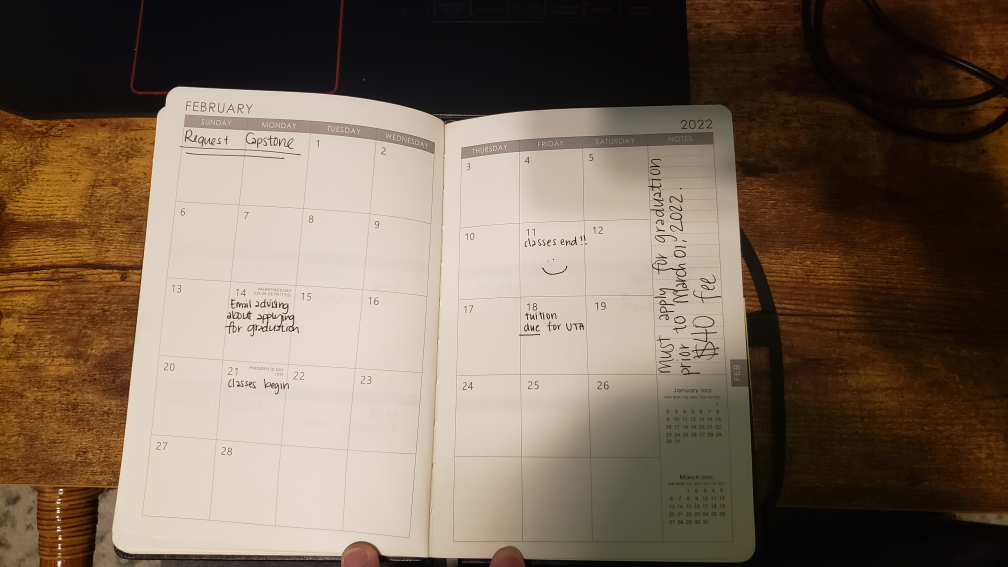
#> input picture backend/test2.jpg, 4032 x 2268 px (shown at 1/4 size)
$ python thresh.py
#> lines starting #> are read from the running program, lines starting #| are printed output that depends on the picture
# modified a canny viewer with sliders to show us adaptative threshold results with sliders

import cv2
import numpy as np
import matplotlib.pyplot as plt


def callback(x):
    print(x)


img = cv2.imread('test2.jpg', 0)  # read image as grayscale
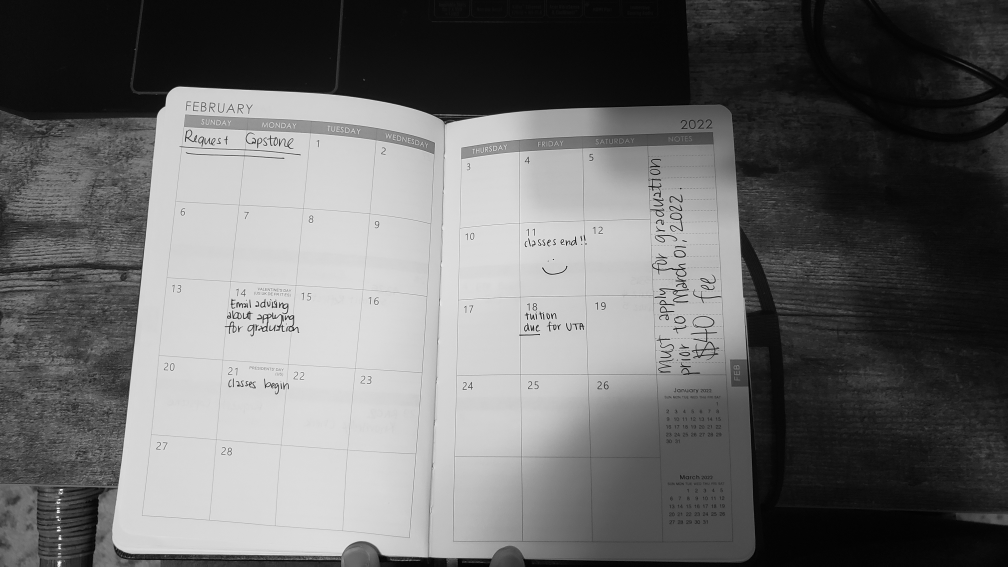
#> img: shape (2268, 4032) (shown at 1/4 size); min 0, max 255, mean 106.8
width = 500
height = 300
dim = (width, height)
img = cv2.resize(img, dim, interpolation=cv2.INTER_AREA)
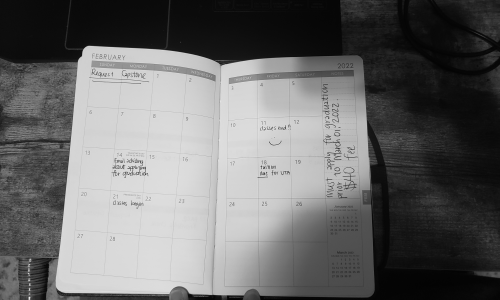
#> img: shape (300, 500); min 3, max 237, mean 106.8


canny = cv2.adaptiveThreshold(
    img, 255, cv2.ADAPTIVE_THRESH_GAUSSIAN_C, cv2.THRESH_BINARY_INV, 3, 5)
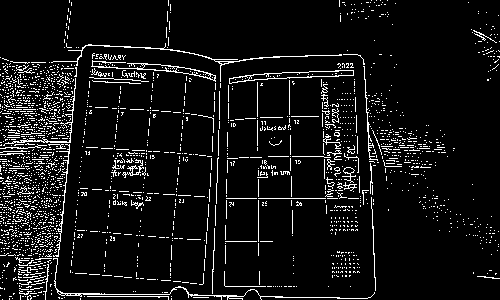
#> canny: shape (300, 500); 7.6% white in thin lines or dots

cv2.namedWindow('image')  # make a window with name 'image'
# lower threshold trackbar for window 'image
cv2.createTrackbar('L', 'image', 3, 255, callback)
# upper threshold trackbar for window 'image
cv2.createTrackbar('U', 'image', 3, 255, callback)

while(1):
    numpy_horizontal_concat = np.concatenate(
        (img, canny), axis=1)  # to display image side by side
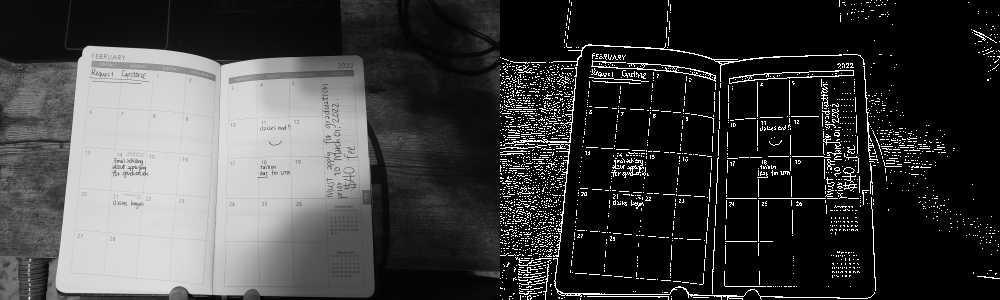
#> numpy_horizontal_concat: shape (300, 1000); min 0, max 255, mean 63.1
    cv2.imshow('image', numpy_horizontal_concat)
    k = cv2.waitKey(1) & 0xFF
#> (key Esc is pressed here)
    if k == 27:  # escape key
        break
    l = cv2.getTrackbarPos('L', 'image')
    u = cv2.getTrackbarPos('U', 'image')

    if l % 2 == 0:
        l += 1

    if u % 2 == 0:
        u += 1

    canny = cv2.adaptiveThreshold(
        img, 255, cv2.ADAPTIVE_THRESH_GAUSSIAN_C, cv2.THRESH_BINARY_INV, l, u)

cv2.destroyAllWindows()

$ run again, with backend/test1.jpg copied over backend/test2.jpg
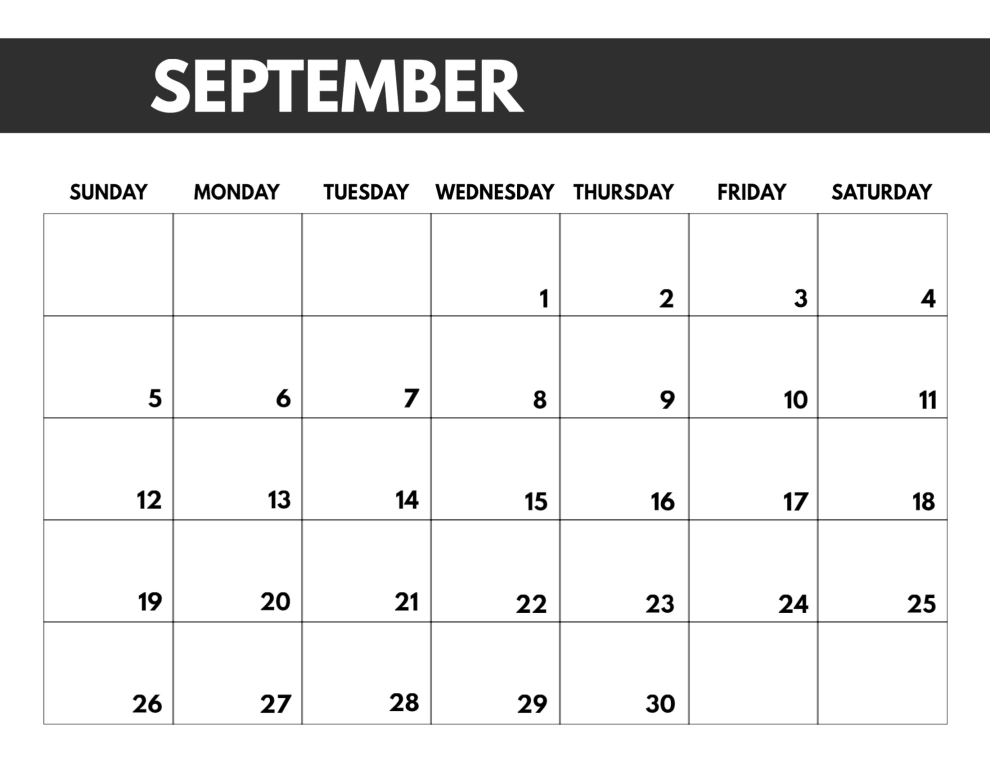
#> input picture backend/test1.jpg, 1980 x 1530 px (shown at 1/2 size)
#> img is the input picture: shape (1530, 1980); min 0, max 255, mean 226.1
#> img: shape (300, 500)
#> `canny = cv2.adaptiveThreshold( img, 255, cv2.ADAPTIVE_THRESH_GAUSSIAN_..`:
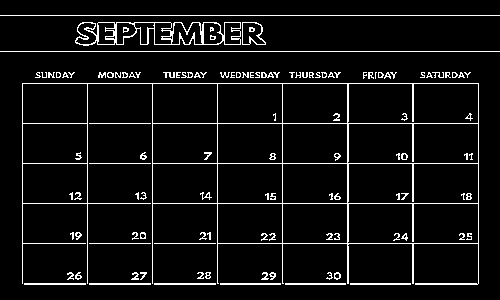
#> canny: shape (300, 500); 6.4% white in thin lines or dots
#> `numpy_horizontal_concat = np.concatenate( (img, canny), axis=1)`:
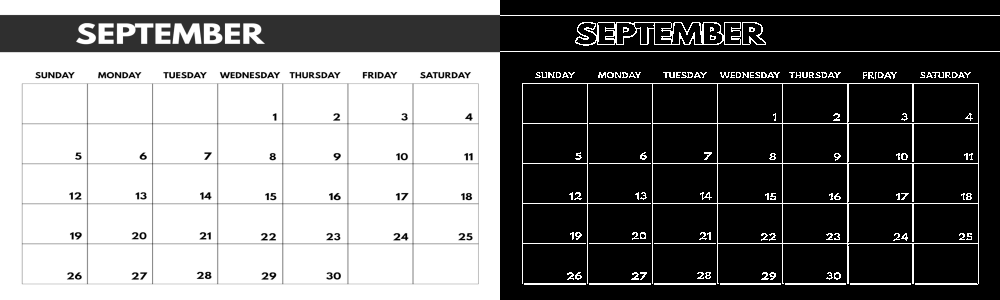
#> numpy_horizontal_concat: shape (300, 1000); min 0, max 255, mean 121.2

$ run again, with backend/test3.jpg copied over backend/test2.jpg
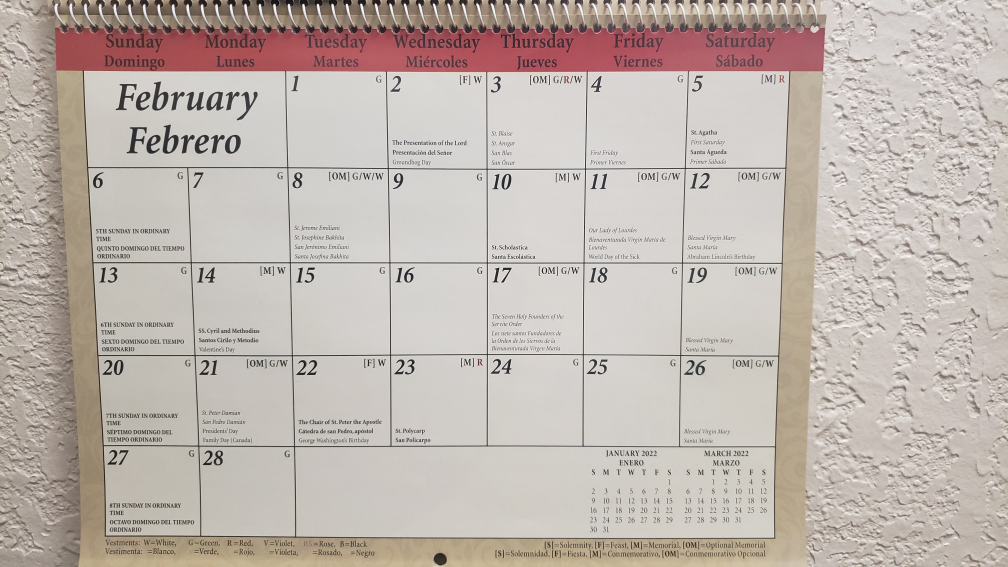
#> input picture backend/test3.jpg, 4032 x 2268 px (shown at 1/4 size)
#> `canny = cv2.adaptiveThreshold( img, 255, cv2.ADAPTIVE_THRESH_GAUSSIAN_..`:
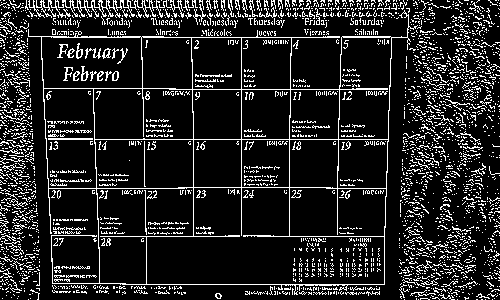
#> canny: shape (300, 500); 13.9% white in thin lines or dots
#> `numpy_horizontal_concat = np.concatenate( (img, canny), axis=1)`:
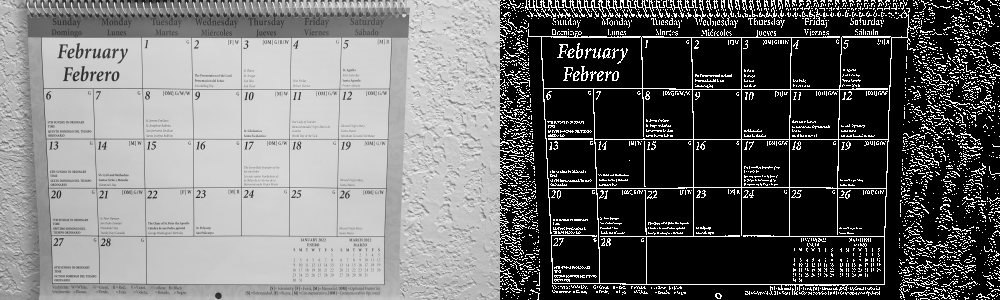
#> numpy_horizontal_concat: shape (300, 1000); min 0, max 255, mean 109.8

$ run again, with backend/test4.jpg copied over backend/test2.jpg
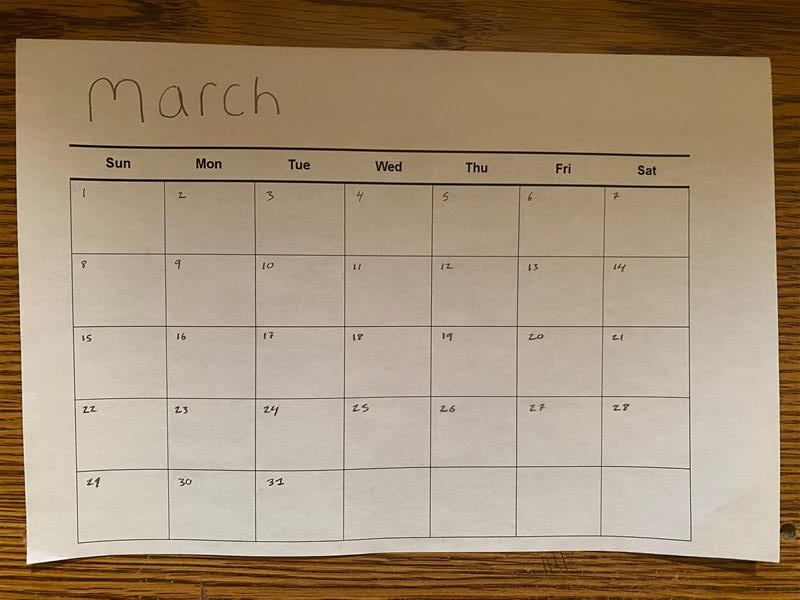
#> input picture backend/test4.jpg, 800 x 600 px
#> `canny = cv2.adaptiveThreshold( img, 255, cv2.ADAPTIVE_THRESH_GAUSSIAN_..`:
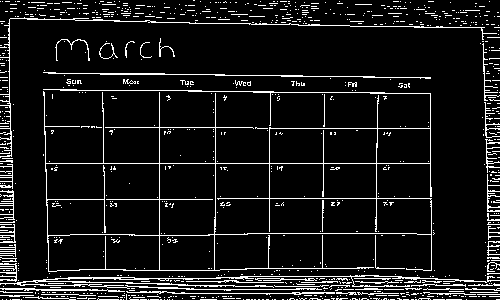
#> canny: shape (300, 500); 9% white in thin lines or dots
#> `numpy_horizontal_concat = np.concatenate( (img, canny), axis=1)`:
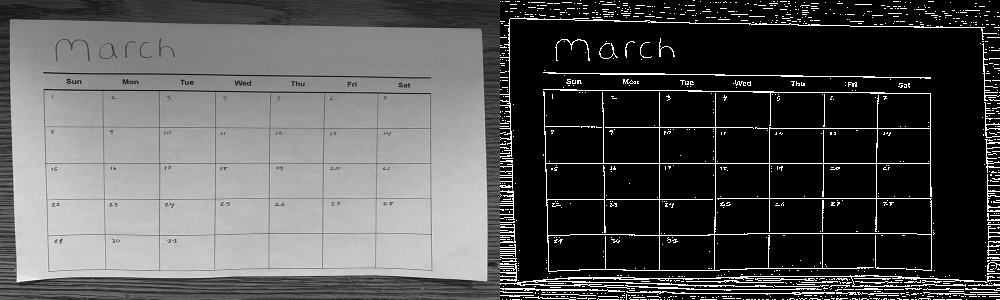
#> numpy_horizontal_concat: shape (300, 1000); min 0, max 255, mean 84.5
